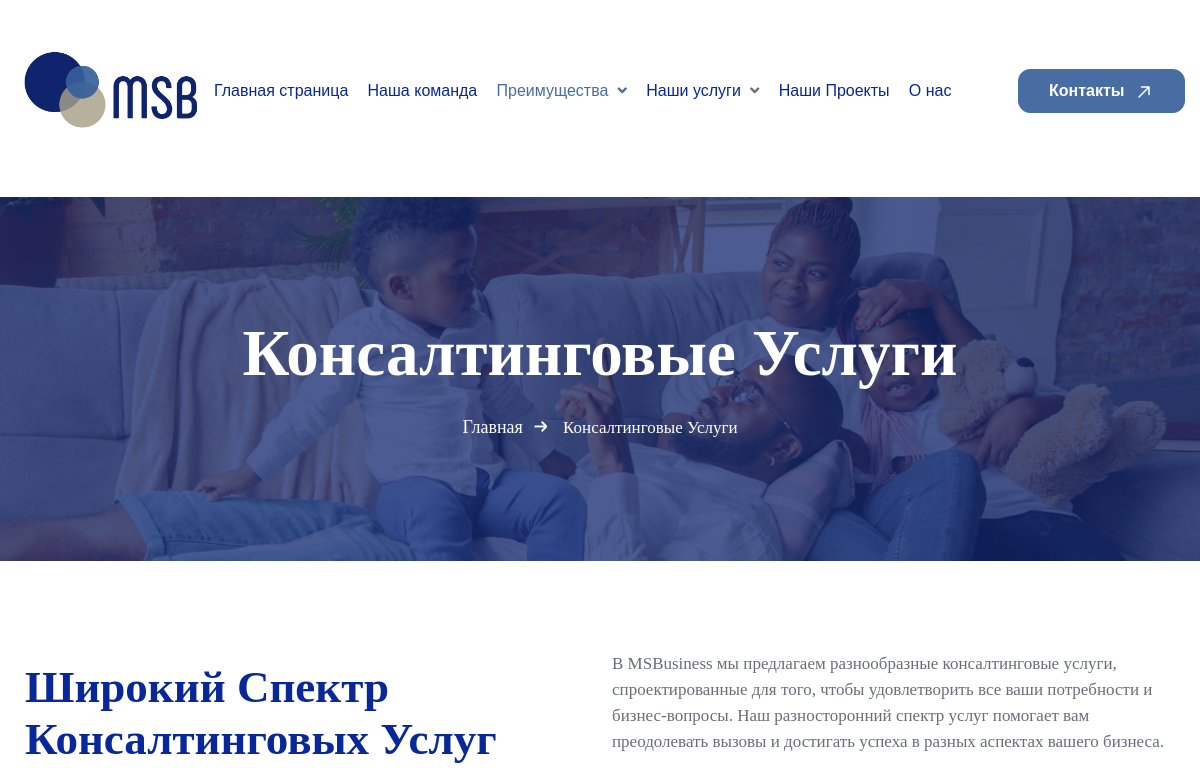
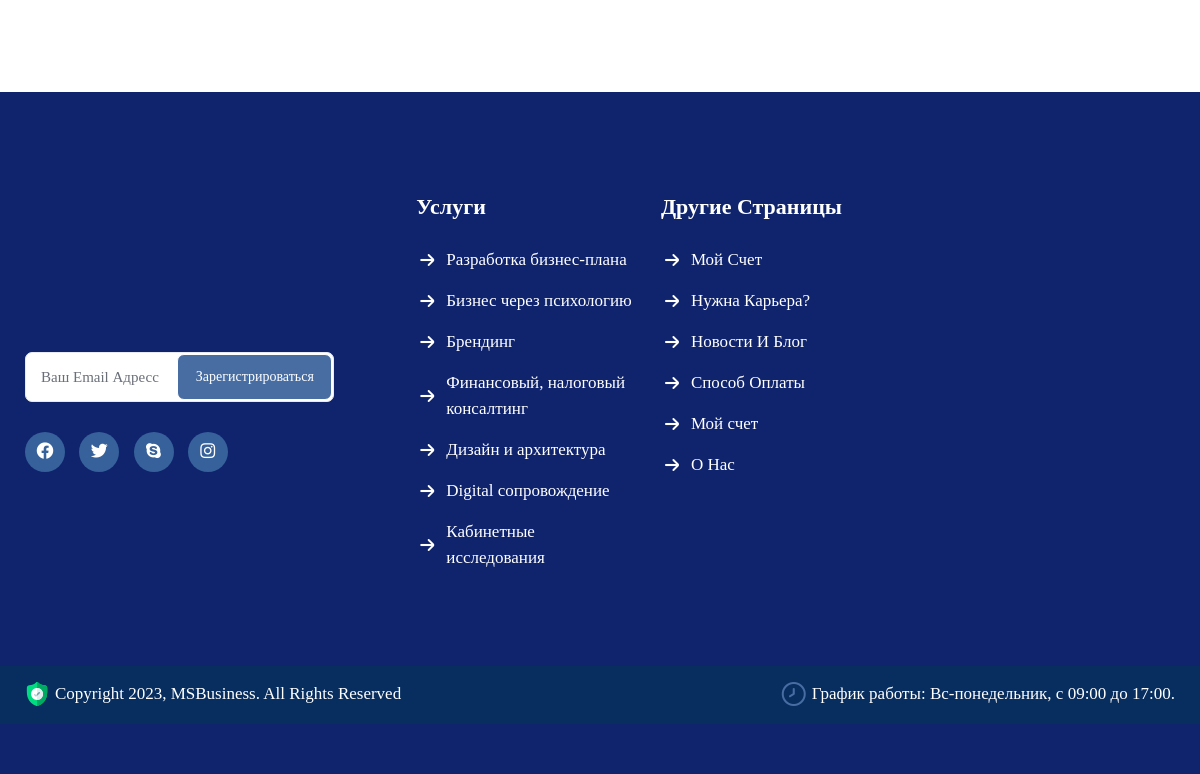
/service-style6/, run on an earlier commit of the app's database (2 pictures, top to bottom).
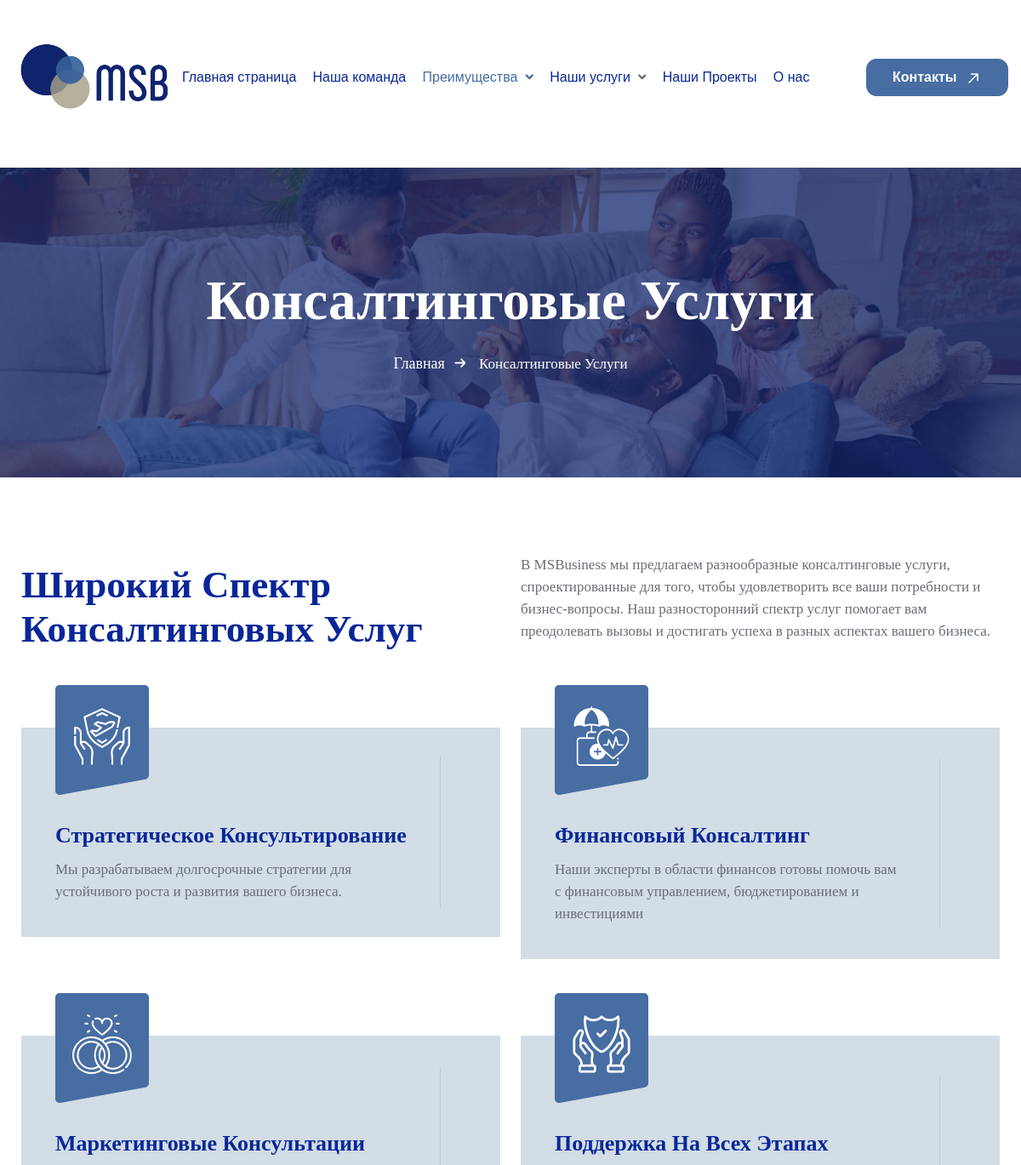
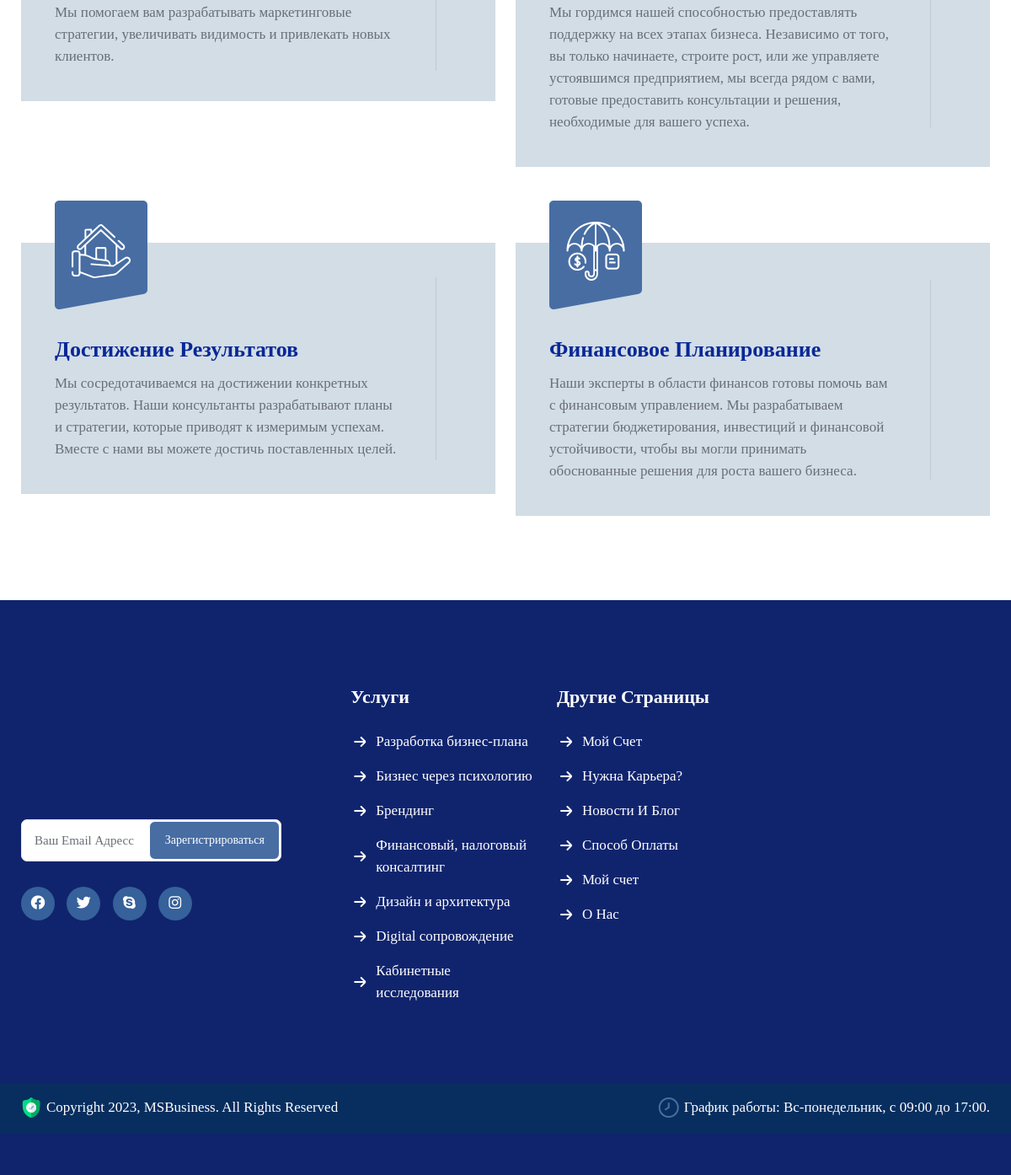
And on a later commit of the database (2 pictures, top to bottom).
### apps/business/models.py (models this page shows, shortened)
class Range(models.Model):
    title = models.CharField(
        max_length=155,
        verbose_name='Заголовка'
    )
    text = models.TextField(
        verbose_name='Текст'
    )
    image = models.ImageField(
        upload_to='range/',
        verbose_name='Фото'
    )
    icon = models.CharField(
        choices=ICON_RANGE,
        max_length=155,
        verbose_name='Иконка'
    )
    class Meta:
        verbose_name = ''
        verbose_name_plural = 'Широкий Спектр'

### apps/business/views.py (the view)
# urls.py: path('service-style6/', range, name='range'),
def range(request):
    range_all = Range.objects.all()
    return render(request, 'service/service-style-6.html', locals())

### templates/service/service-style-6.html (shortened to what this page needs)
{% extends 'include/homepage.html' %}
{% load static %}
{% block content %}
    <body class="theme-vankine scrollbarcolor">
        <div id="page" class="page_wapper hfeed site">
            {% include 'include/header.html' %}
            <div id="wrapper_full" class="content_all_warpper">
                <section class="page_header_default pg_bg_cover alignment_center">
                    <div class="bakground_cover" style="background-image:url({% static 'assets/images/page-image-1-min.jpg' %})"></div>
                    <div class="page_header_content">
                        <div class="container">
                            <div class="row">
                                <div class="col-md-12">
                                    <div class="banner_title_inner">
                                        <div class="title">
                                            <span class="main_tit">Консалтинговые Услуги</span> </div>
                                    </div>
                                </div>
                                <div class="col-lg-12 vankine">
                                    <ul class="breadcrumb m-auto">
                                        <li><a href="index.html">Главная</a> </li>
                                        <li class="">Консалтинговые Услуги</li>
                                    </ul>
                                </div>
                            </div>
                        </div>
                    </div>
                </section>
                <div id="content" class="site-content">
                     <section class="service-section-one">
                        <div class="pd_top_90"></div>
                        <div class="container">
                            <div class="row align-items-end">
                                <div class="col-lg-6">
                                    <div class="section_title type_one">
                                        <div class="title_whole">
                                            <h2 class="title"> Широкий Спектр Консалтинговых Услуг </h2>
                                        </div>
                                    </div>
                                    <div class="pd_bottom_20"></div>
                                </div>
                                <div class="col-lg-6">
                                    <p class="mr_bottom_10">В MSBusiness мы предлагаем разнообразные консалтинговые услуги, спроектированные для того, чтобы удовлетворить все ваши потребности и бизнес-вопросы. Наш разносторонний спектр услуг помогает вам преодолевать вызовы и достигать успеха в разных аспектах вашего бизнеса.</p>
                                    <div class="pd_bottom_20"></div>
                                </div>
                            </div>
                            <div class="pd_bottom_20"></div>
                            <div class="service_post position-relative">
                                <div class="row">
                                    {% for range in range_all %}
                                    <div class="col-xl-6 col-lg-6 col-md-6 col-sm-6">
                                        <div class="service_box type_seven trans">
                                            <div class="icon trans">
                                                {% if range.icon == 'Стратегическое Консультирование' %}
                                                <i class=" flaticon-travel-insurance trans"></i>
                                                {% endif %}
                                                {% if range.icon == 'Финансовый Консалтинг' %}
                                                <i class=" flaticon-health-insurance trans"></i>
                                                {% endif %}
                                                {% if range.icon == 'Маркетинговые Консультации' %}
                                                <i class=" flaticon-marriage trans"></i>
                                                {% endif %}
                                                {% if range.icon == 'Поддержка На Всех Этапах' %}
                                                <i class=" flaticon-insurance-2 trans"></i>
                                                {% endif %}
                                                {% if range.icon == 'Достижение Результатов' %}
                                                <i class=" flaticon-house trans"></i>
                                                {% endif %}
                                                {% if range.icon == 'Финансовое Планирование' %}
                                                <i class=" flaticon-insurance trans"></i>
                                                {% endif %}
                                            </div>
                                            <div class="content d-flex align-items-center bg_light_1">
                                                <div class="left">
                                                    <div class="title_26">
                                                        <a href="service-details.html">
                                                            {{ range.title }}
                                                        </a>
                                                    </div>
                                                    <p class="trans">
                                                        {{ range.text }}
                                                    </p>
                                                </div>
                                            </div>
                                        </div>
                                    </div>
                                    {% endfor %}
                                </div>
                            </div>
                        </div>
                        <div class="pd_bottom_60"></div>
                    </section>
                </div>
                {% include 'include/footer.html' %}
                </div>
        </div>
        {% endblock %}

What changed in the data, as far as the page shows it:
added Range: title "Стратегическое Консультирование", text "Мы разрабатываем долгосрочные стратегии для устойчивого роста и развития вашего бизнеса."
added Range: title "Финансовый Консалтинг", text "Наши эксперты в области финансов готовы помочь вам с финансовым управлением, бюджетированием и инвестициями"
added Range: title "Маркетинговые Консультации", text "Мы помогаем вам разрабатывать маркетинговые стратегии, увеличивать видимость и привлекать новых клиентов."
added Range: title "Поддержка На Всех Этапах", text "Мы гордимся нашей способностью предоставлять поддержку на всех этапах бизнеса. Независимо от того, вы только начинаете, строите рост, или же управляете устоявшимся предприятием, мы всегда рядом с вами, готовые предоставить консультации и решения, необходимые для вашего успеха."
added Range: title "Достижение Результатов", text "Мы сосредотачиваемся на достижении конкретных результатов. Наши консультанты разрабатывают планы и стратегии, которые приводят к измеримым успехам. Вместе с нами вы можете достичь поставленных целей."
added Range: title "Финансовое Планирование", text "Наши эксперты в области финансов готовы помочь вам с финансовым управлением. Мы разрабатываем стратегии бюджетирования, инвестиций и финансовой устойчивости, чтобы вы могли принимать обоснованные решения для роста вашего бизнеса."
